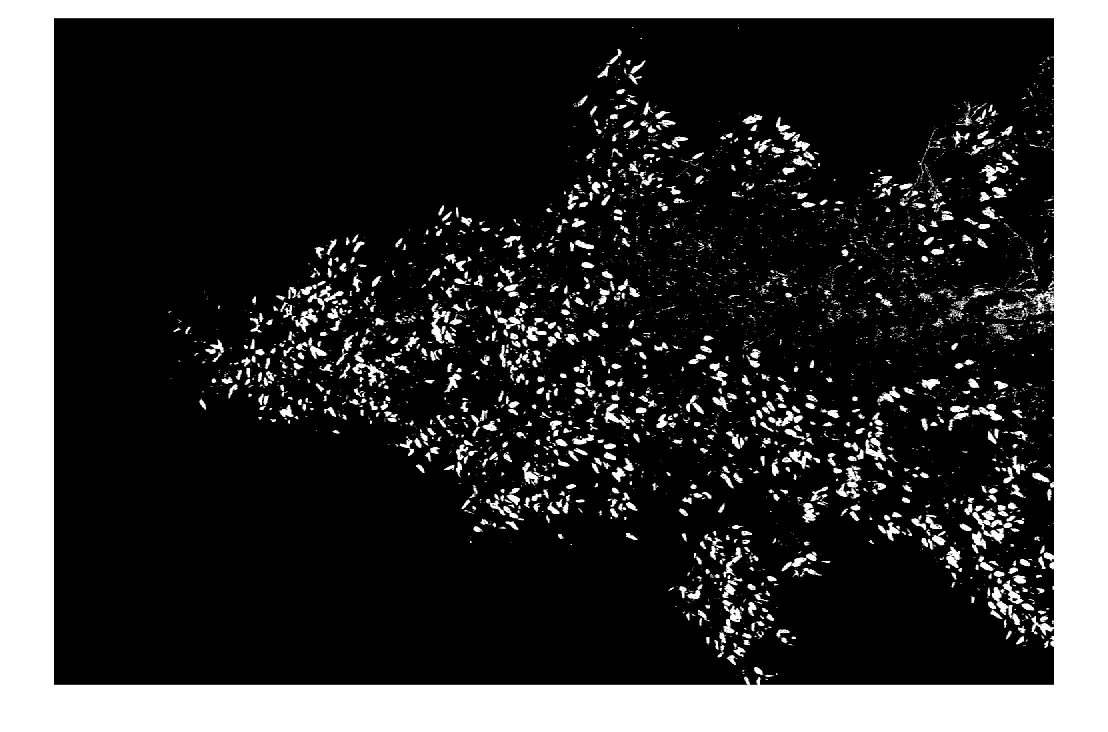
%> input picture im.jpg, 2216 x 1464 px (shown at 1/2 size)
$ octave --eval "result = filterTreeRegions(imread('im.jpg'));"   (GNU Octave 9; MATLAB toolbox functions it lacks are replaced by stand-ins)
%> lines starting %> are read from the running program, lines starting %| are printed output that depends on the picture; in (x1, y1, x2, y2) boxes, pixels count from 0 and x2, y2 are one past the last pixel; in counts of white or black regions, pixels touching at a corner belong together; the program's own positions count from 1
function [BW_out,properties] = filterTreeRegions(BW_in)
%filterRegions  Filter BW image using auto-generated code from imageRegionAnalyzer app.
%  [BW_OUT,PROPERTIES] = filterRegions(BW_IN) filters binary image BW_IN
%  using auto-generated code from the imageRegionAnalyzer app. BW_OUT has
%  had all of the options and filtering selections that were specified in
%  imageRegionAnalyzer applied to it. The PROPERTIES structure contains the
%  attributes of BW_out that were visible in the app.

% Auto-generated by imageRegionAnalyzer app on 07-Jul-2019
%---------------------------------------------------------

BW_out = bwareafilt(BW_in, 1000);
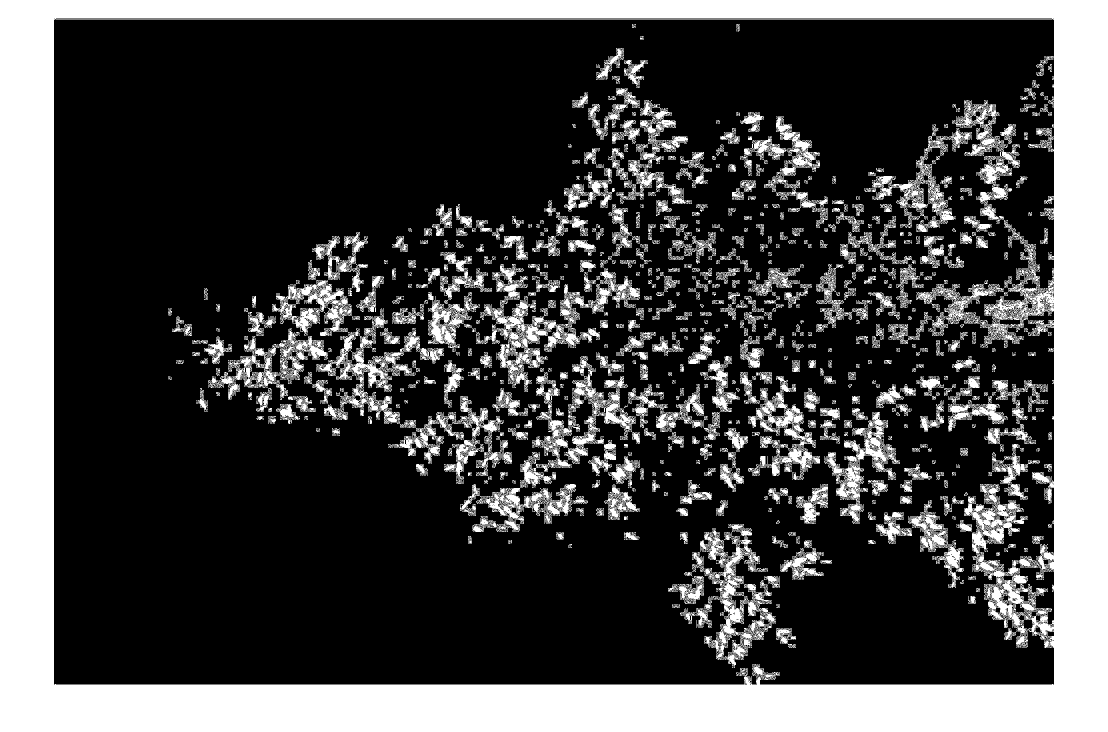
%> BW_out: size 1464x2216x3 logical (shown at 1/2 size); 27.7% white; 1000 white regions (417 under 20 px), largest, box (x1, y1, x2, y2) and area: (0, 0, 2216, 1464) 616294, (952, 528, 1280, 784) 16842, (1360, 1048, 1552, 1336) 14279

% Fill holes in regions.
BW_out = imfill(BW_out, 'holes');

% Filter image based on image properties.
BW_out = bwpropfilt(BW_out, 'Area', [500, 15000]);
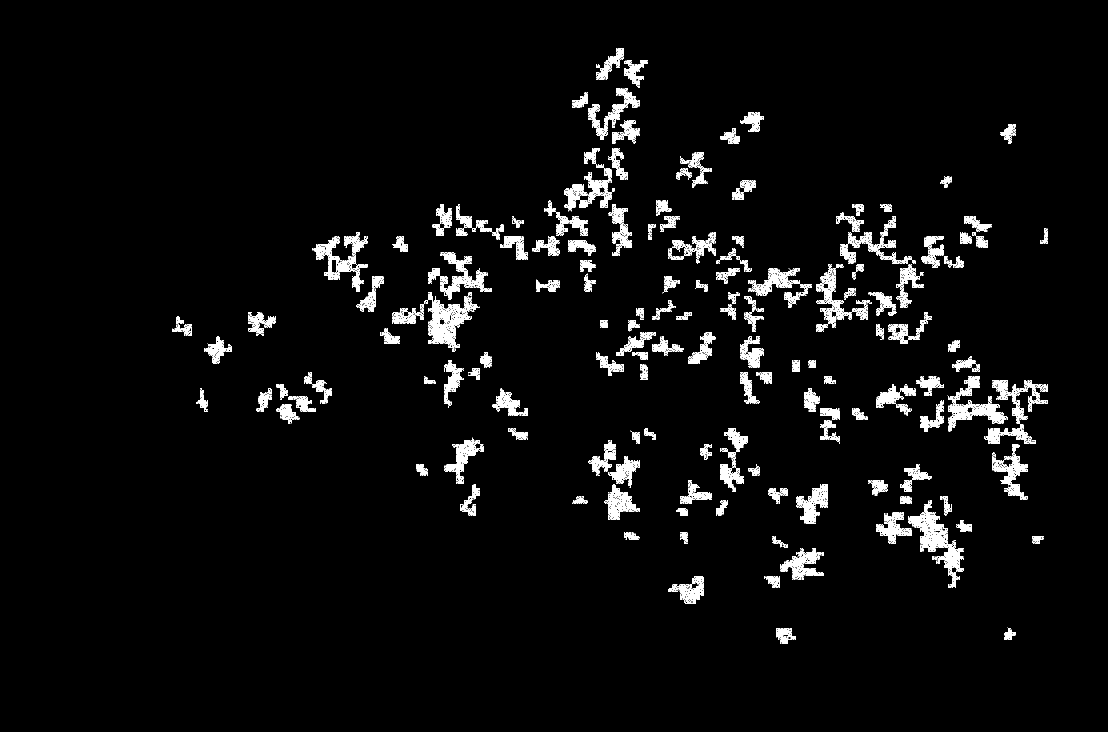
%> BW_out: size 1464x2216x3 logical (shown at 1/2 size); 3.6% white; 157 white regions, largest, box (x1, y1, x2, y2) and area: (1816, 1000, 1928, 1176) 4561, (848, 584, 960, 704) 4176, (1968, 760, 2096, 888) 3541
%> (the run ends here)
